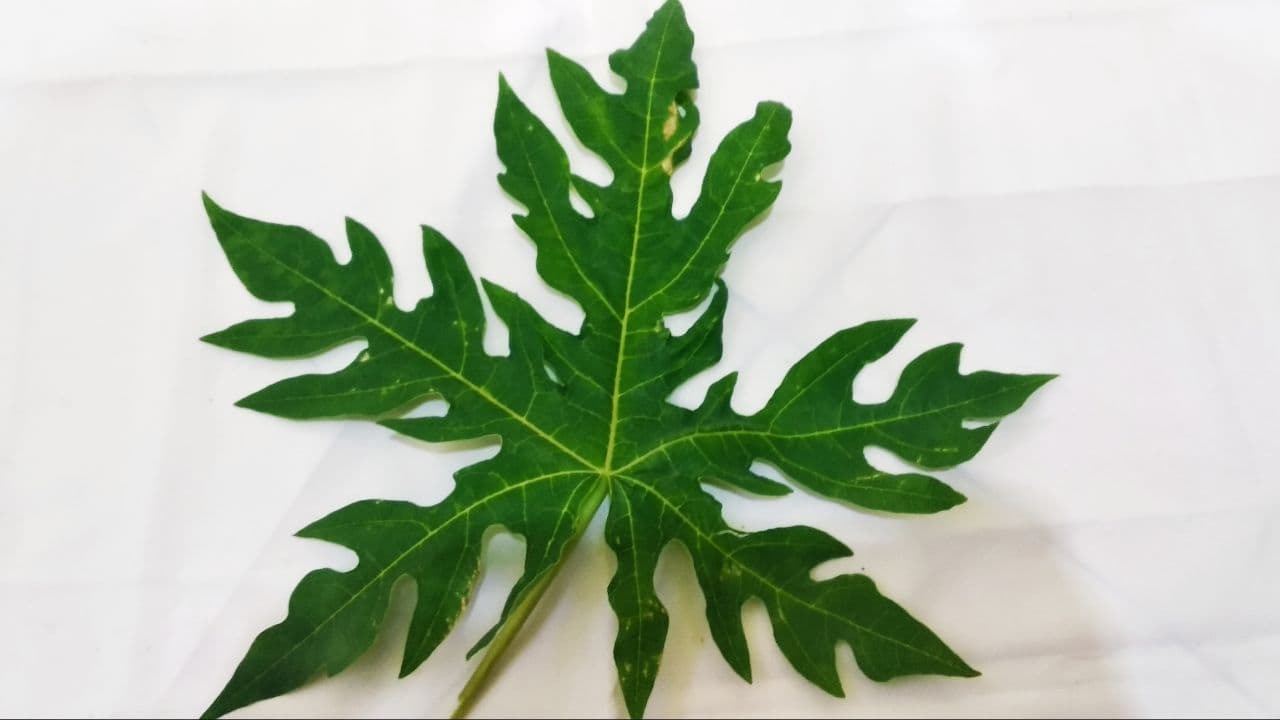
#> input picture pepaya 003.jpg, 1280 x 720 px, found by its file name
$ jupyter execute cropping.ipynb   (shell and % lines are left out)
#> lines starting #> are read from the running program, lines starting #| are printed output that depends on the picture
<a href="https://colab.research.google.com/github/indrapuja26/pepaya/blob/main/pepaya/image_fundamental/cropping.ipynb" target="_parent"></a>

[cell 1]
# import the necessary packages
from matplotlib import pyplot as plt
import numpy as np
import argparse
import cv2

[cell 2]
def plt_imshow(title, image):
	# convert the image frame BGR to RGB color space and display it
	image = cv2.cvtColor(image, cv2.COLOR_BGR2RGB)
	plt.imshow(image)
	plt.title(title)
	plt.grid(False)
	plt.show()

[cell 3]
I = np.arange(0, 25)
I

[cell 4]
I = I.reshape((5, 5))
I

[cell 5]
I[0:3, 0:2]

[cell 6]
I[3:5, 1:5]

[cell 7]
# # construct the argument parser and parse the arguments
# ap = argparse.ArgumentParser()
# ap.add_argument("-i", "--image", type=str, default="adrian.png",
# 	help="path to the input image")
# args = vars(ap.parse_args())

# since we are using Jupyter Notebooks we can replace our argument
# parsing code with *hard coded* arguments and values
args = {
	"image": "pepaya 003.jpg"
}

[cell 8]
# load the input image and display it to our screen
image = cv2.imread(args["image"])
#> image is the input picture: shape (720, 1280, 3); mean B, G, R 169.5, 190.2, 177.6
plt_imshow("Original", image)

# cropping an image with OpenCV is accomplished via simple NumPy
# array slices in startY:endY, startX:endX order -- here we are
# cropping the monitor from the image (these coordinates were
# determined using photo editing software such as Photoshop,
# GIMP, Paint, etc.)
# Dimension lab.jpeg = 720x1600
lab = image[100:550, 100:500]
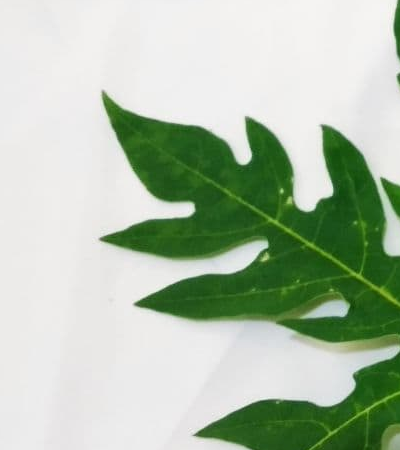
#> lab: shape (450, 400, 3); mean B, G, R 171.5, 192.5, 176.6
plt_imshow("lab", lab)


$ run again, with pepaya 001.jpg copied over pepaya 003.jpg
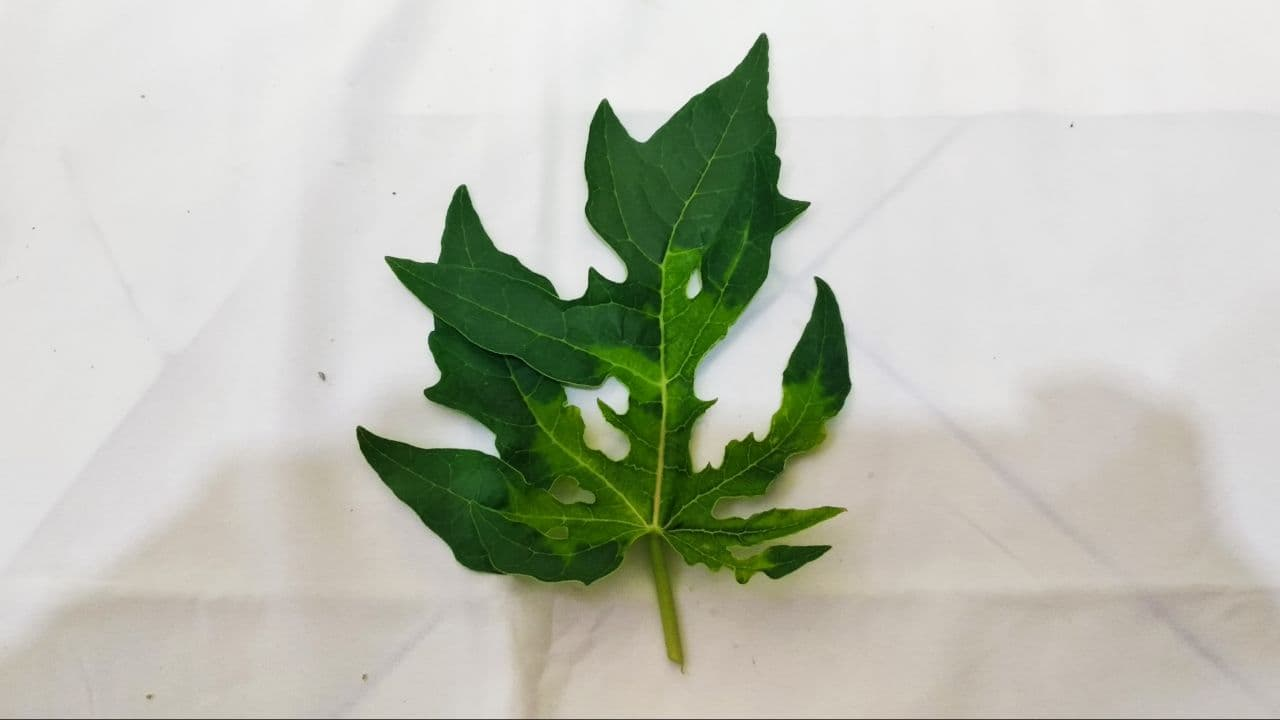
#> input picture pepaya 001.jpg, 1280 x 720 px, found by its file name
#> image is the input picture: shape (720, 1280, 3); mean B, G, R 178.6, 191.5, 187.8
#> `lab = image[100:550, 100:500]`:
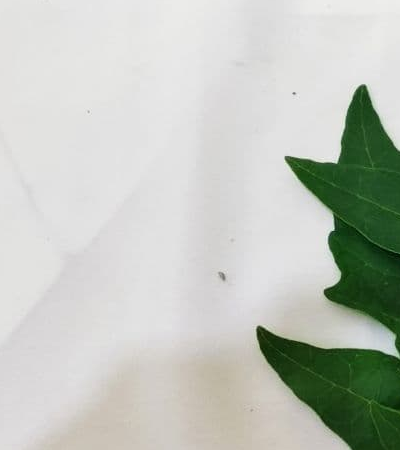
#> lab: shape (450, 400, 3); mean B, G, R 189.3, 197.3, 192.8
#> image: shape (450, 400, 3)

$ run again, with pepaya 002.jpg copied over pepaya 003.jpg
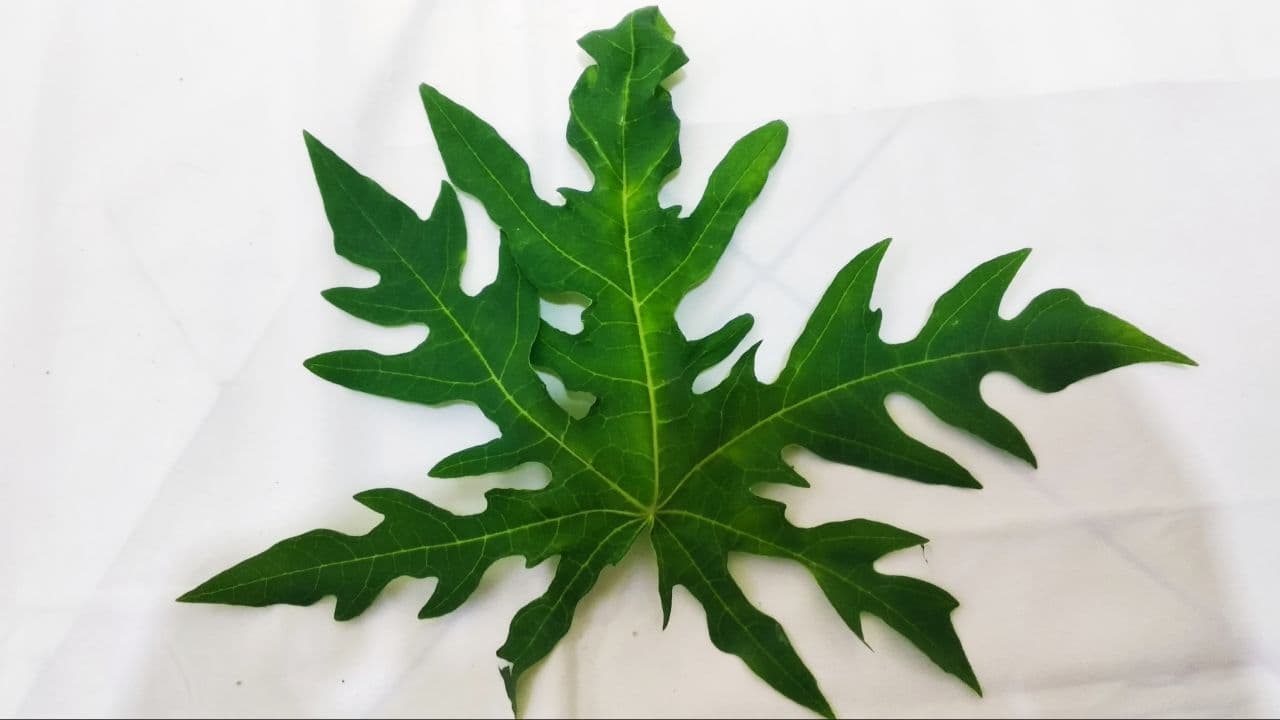
#> input picture pepaya 002.jpg, 1280 x 720 px, found by its file name
#> image is the input picture: shape (720, 1280, 3); mean B, G, R 169.2, 188.9, 176.4
#> `lab = image[100:550, 100:500]`:
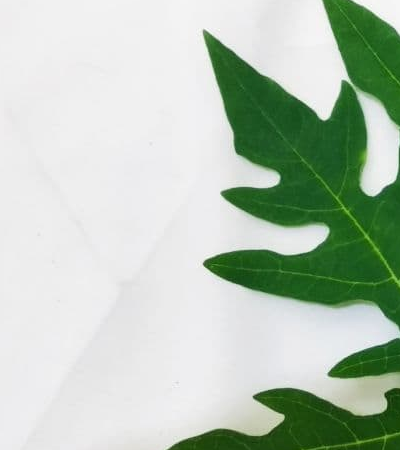
#> lab: shape (450, 400, 3); mean B, G, R 182.4, 198.3, 183.4
#> image: shape (450, 400, 3)

$ run again, with pepaya 004.jpg copied over pepaya 003.jpg
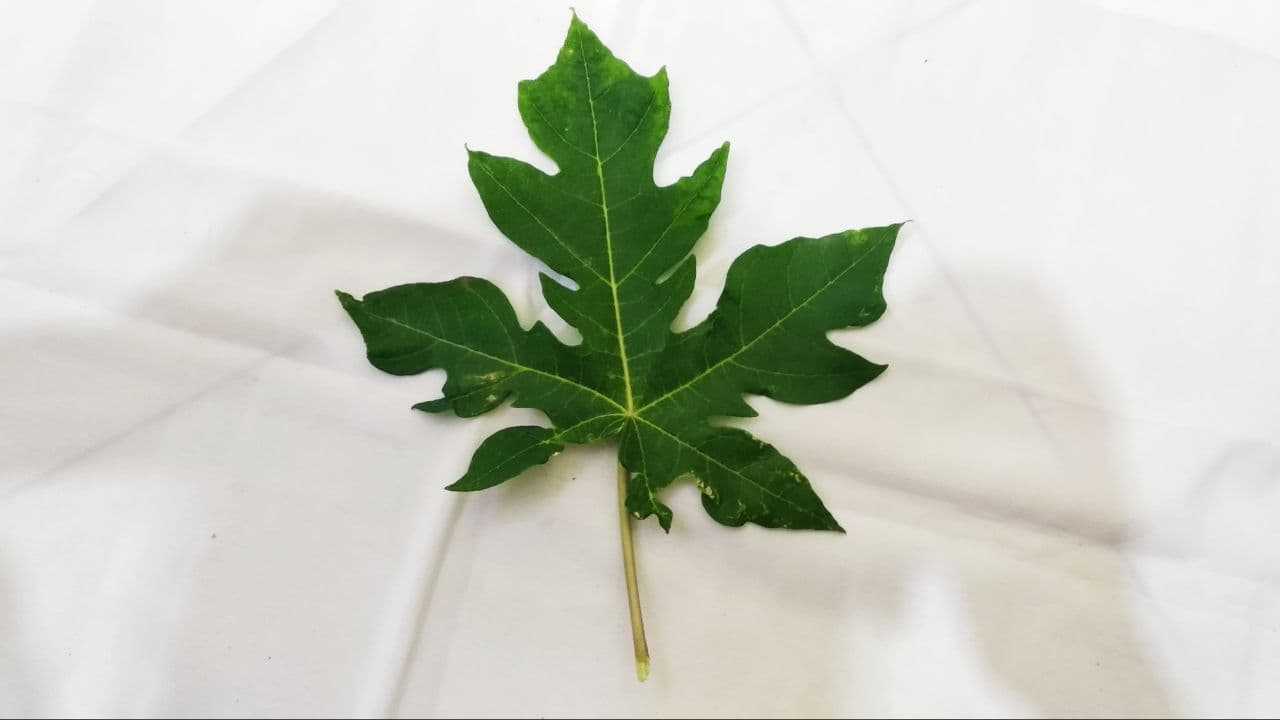
#> input picture pepaya 004.jpg, 1280 x 720 px, found by its file name
#> image is the input picture: shape (720, 1280, 3); mean B, G, R 192.3, 204.3, 200.8
#> `lab = image[100:550, 100:500]`:
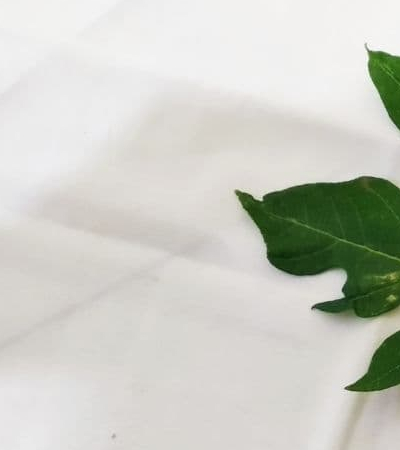
#> lab: shape (450, 400, 3); mean B, G, R 197.6, 205.8, 204.2
#> image: shape (450, 400, 3)
